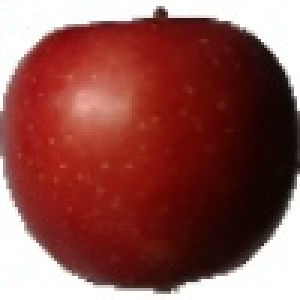
#> input picture 8_Classification_fruits/data/training/Apple Braeburn/110_100.jpg, 100 x 100 px, given in place of A2.jpg, which was not available (shown 3 times larger)
$ jupyter execute --allow-errors test1.ipynb   (text cells are left out)
#> lines starting #> are read from the running program, lines starting #| are printed output that depends on the picture
[cell 1]
import cv2
import numpy as np
import pandas as pd
from glob import glob

# from sklearn import svm
from sklearn.neighbors import KNeighborsClassifier
from sklearn.model_selection import ShuffleSplit
import joblib

from tqdm import tqdm

import matplotlib.pyplot as plt
from datetime import datetime, timedelta

[cell 2]
home = 'D:/WISD/S3/Image_Mining/Atelier_7_HandRecongnition/'
data_train_path = home + 'training/training/'
data_GTtrain_path = home + 'training/GTtraining/'
model_path = home + "model_seg1.sav"

[cell 3]
print('# Loading : [ START ]')
features = []
labels = []

all_img_path = np.array(glob(data_train_path+"*.*"))
all_mask_paths = np.array(glob(data_GTtrain_path+"*.*"))

ss = ShuffleSplit(n_splits=1, test_size=0.1, random_state=42)
#> (the rest of this cell did not finish here and is left out)

[cell 4]
print('# Predicting : [ START ]')
date = datetime.today()
#> (the rest of this cell did not finish here and is left out)

[cell 5]
img = cv2.imread(home+'test/A2.jpg')
#> img is the input picture: shape (100, 100, 3); mean B, G, R 79.3, 83.7, 143.2

img = img[3:198,3:198,:]
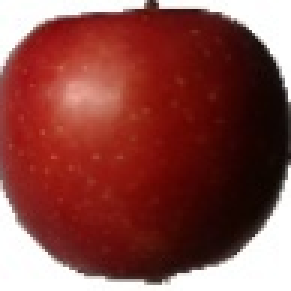
#> img: shape (97, 97, 3) (shown 3 times larger); mean B, G, R 69.6, 74.3, 137.1
imgYCC = cv2.cvtColor(img, cv2.COLOR_BGR2YCR_CB)
#> imgYCC: shape (97, 97, 3); mean of channels 0, 1, 2 92.6, 159.8, 115.1
imgYCC = imgYCC.reshape((-1, 3))

# model = joblib.load(model_path)
#> (the rest of this cell did not finish here and is left out)


$ run again, on 8_Classification_fruits/data/training/Apricot/125_100.jpg
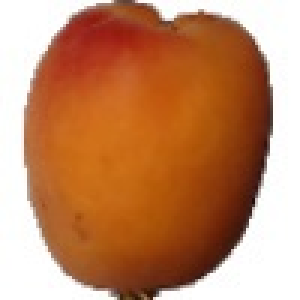
#> input picture 8_Classification_fruits/data/training/Apricot/125_100.jpg, 100 x 100 px, given in place of A2.jpg, which was not available (shown 3 times larger)
#> img is the input picture: shape (100, 100, 3); mean B, G, R 100.6, 136.4, 192.8
#> `img = img[3:198,3:198,:]`:
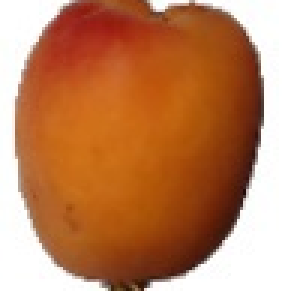
#> img: shape (97, 97, 3) (shown 3 times larger); mean B, G, R 92, 129.9, 189.6
#> imgYCC: shape (97, 97, 3); mean of channels 0, 1, 2 143.4, 160.9, 99

$ run again, on 8_Classification_fruits/data/training/Avocado/116_100.jpg
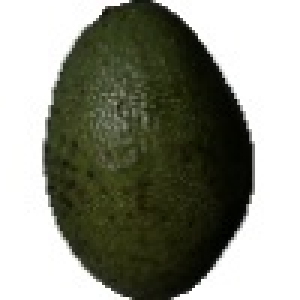
#> input picture 8_Classification_fruits/data/training/Avocado/116_100.jpg, 100 x 100 px, given in place of A2.jpg, which was not available (shown 3 times larger)
#> img is the input picture: shape (100, 100, 3); mean B, G, R 130.4, 142.9, 140.7
#> `img = img[3:198,3:198,:]`:
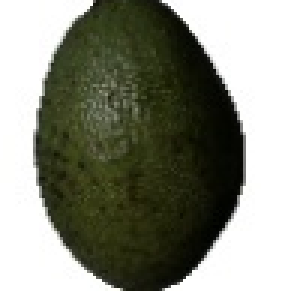
#> img: shape (97, 97, 3) (shown 3 times larger); mean B, G, R 123.6, 136.8, 134.6
#> imgYCC: shape (97, 97, 3); mean of channels 0, 1, 2 134.7, 127.9, 121.8
